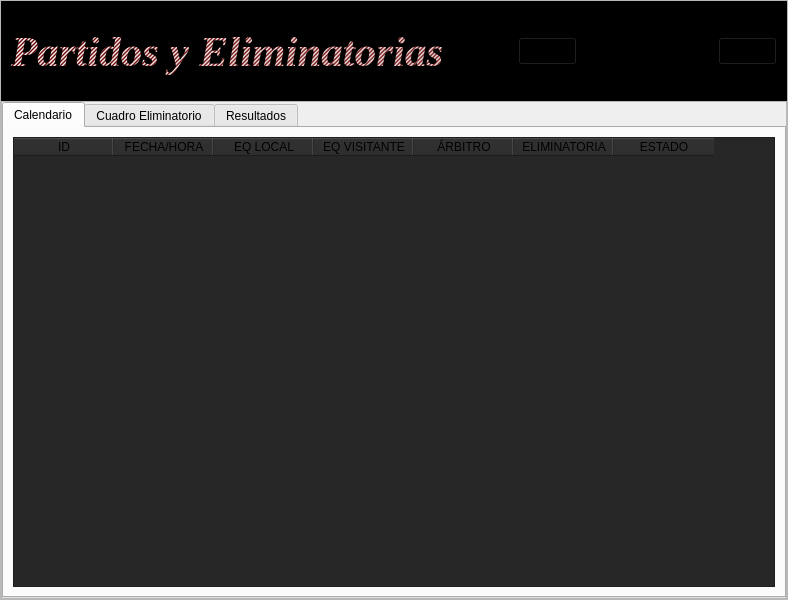
<?xml version="1.0" encoding="UTF-8"?>
<ui version="4.0">
 <class>Form</class>
 <widget class="QWidget" name="Form">
  <property name="geometry">
   <rect>
    <x>0</x>
    <y>0</y>
    <width>788</width>
    <height>600</height>
   </rect>
  </property>
  <property name="windowTitle">
   <string>Form</string>
  </property>
  <layout class="QVBoxLayout" name="verticalLayout">
   <property name="spacing">
    <number>0</number>
   </property>
   <property name="leftMargin">
    <number>0</number>
   </property>
   <property name="topMargin">
    <number>0</number>
   </property>
   <property name="rightMargin">
    <number>0</number>
   </property>
   <property name="bottomMargin">
    <number>0</number>
   </property>
   <item>
    <widget class="QFrame" name="frame">
     <property name="frameShape">
      <enum>QFrame::Shape::StyledPanel</enum>
     </property>
     <property name="frameShadow">
      <enum>QFrame::Shadow::Raised</enum>
     </property>
     <layout class="QVBoxLayout" name="verticalLayout_2" stretch="1,5">
      <property name="spacing">
       <number>0</number>
      </property>
      <property name="leftMargin">
       <number>0</number>
      </property>
      <property name="topMargin">
       <number>0</number>
      </property>
      <property name="rightMargin">
       <number>0</number>
      </property>
      <property name="bottomMargin">
       <number>0</number>
      </property>
      <item>
       <widget class="QFrame" name="frame_2">
        <property name="styleSheet">
         <string notr="true">background-color: rgb(0, 0, 0);</string>
        </property>
        <property name="frameShape">
         <enum>QFrame::Shape::StyledPanel</enum>
        </property>
        <property name="frameShadow">
         <enum>QFrame::Shadow::Raised</enum>
        </property>
        <layout class="QHBoxLayout" name="horizontalLayout">
         <item>
          <widget class="QLabel" name="titulo">
           <property name="font">
            <font>
             <family>Times New Roman</family>
             <pointsize>32</pointsize>
             <italic>true</italic>
             <bold>true</bold>
            </font>
           </property>
           <property name="styleSheet">
            <string notr="true">color: qlineargradient(spread:reflect, x1:0, y1:0, x2:1, y2:1, stop:0 rgba(106, 0, 0, 255), stop:1 rgba(255, 255, 255, 255));</string>
           </property>
           <property name="text">
            <string>Partidos y Eliminatorias</string>
           </property>
          </widget>
         </item>
         <item>
          <spacer name="horizontalSpacer">
           <property name="orientation">
            <enum>Qt::Orientation::Horizontal</enum>
           </property>
           <property name="sizeHint" stdset="0">
            <size>
             <width>40</width>
             <height>20</height>
            </size>
           </property>
          </spacer>
         </item>
         <item>
          <widget class="QPushButton" name="btn_nuevo">
           <property name="font">
            <font>
             <family>Times New Roman</family>
             <pointsize>13</pointsize>
             <bold>true</bold>
            </font>
           </property>
           <property name="text">
            <string/>
           </property>
           <property name="icon">
            <iconset>
             <normaloff>../../RESOURCES/iconos/add_16110940.png</normaloff>../../RESOURCES/iconos/add_16110940.png</iconset>
           </property>
           <property name="iconSize">
            <size>
             <width>32</width>
             <height>32</height>
            </size>
           </property>
          </widget>
         </item>
         <item>
          <spacer name="horizontalSpacer_2">
           <property name="orientation">
            <enum>Qt::Orientation::Horizontal</enum>
           </property>
           <property name="sizeHint" stdset="0">
            <size>
             <width>40</width>
             <height>20</height>
            </size>
           </property>
          </spacer>
         </item>
        
         <item>
          <spacer name="horizontalSpacer_3">
           <property name="orientation">
            <enum>Qt::Orientation::Horizontal</enum>
           </property>
           <property name="sizeHint" stdset="0">
            <size>
             <width>40</width>
             <height>20</height>
            </size>
           </property>
          </spacer>
         </item>
         <item>
          <widget class="QPushButton" name="btn_eliminar">
           <property name="font">
            <font>
             <family>Times New Roman</family>
             <pointsize>13</pointsize>
             <bold>true</bold>
            </font>
           </property>
           <property name="text">
            <string/>
           </property>
           <property name="icon">
            <iconset>
             <normaloff>../../RESOURCES/iconos/remove_7695824.png</normaloff>../../RESOURCES/iconos/remove_7695824.png</iconset>
           </property>
           <property name="iconSize">
            <size>
             <width>32</width>
             <height>32</height>
            </size>
           </property>
          </widget>
         </item>
        </layout>
       </widget>
      </item>
      <item>
       <widget class="QFrame" name="frame_3">
        <property name="frameShape">
         <enum>QFrame::Shape::StyledPanel</enum>
        </property>
        <property name="frameShadow">
         <enum>QFrame::Shadow::Raised</enum>
        </property>
        <layout class="QVBoxLayout" name="verticalLayout_3">
         <property name="spacing">
          <number>0</number>
         </property>
         <property name="leftMargin">
          <number>0</number>
         </property>
         <property name="topMargin">
          <number>0</number>
         </property>
         <property name="rightMargin">
          <number>0</number>
         </property>
         <property name="bottomMargin">
          <number>0</number>
         </property>
         <item>
          <widget class="QTabWidget" name="tabWidget">
           <property name="currentIndex">
            <number>0</number>
           </property>
           <widget class="QWidget" name="tab_calendario">
            <attribute name="title">
             <string>Calendario</string>
            </attribute>
            <layout class="QVBoxLayout" name="verticalLayout_4">
             <item>
              <widget class="QTableWidget" name="tabla_partidos">
               <property name="styleSheet">
                <string notr="true">background-color: rgb(39, 39, 39);</string>
               </property>
               <column>
                <property name="text">
                 <string>ID</string>
                </property>
                <property name="background">
                 <color>
                  <red>0</red>
                  <green>0</green>
                  <blue>0</blue>
                 </color>
                </property>
               </column>
               <column>
                <property name="text">
                 <string>FECHA/HORA</string>
                </property>
                <property name="background">
                 <color>
                  <red>85</red>
                  <green>0</green>
                  <blue>0</blue>
                 </color>
                </property>
               </column>
               <column>
                <property name="text">
                 <string>EQ LOCAL</string>
                </property>
                <property name="background">
                 <color>
                  <red>0</red>
                  <green>0</green>
                  <blue>0</blue>
                 </color>
                </property>
               </column>
               <column>
                <property name="text">
                 <string>EQ VISITANTE</string>
                </property>
                <property name="background">
                 <color>
                  <red>85</red>
                  <green>0</green>
                  <blue>0</blue>
                 </color>
                </property>
               </column>
               <column>
                <property name="text">
                 <string>ÁRBITRO</string>
                </property>
                <property name="background">
                 <color>
                  <red>0</red>
                  <green>0</green>
                  <blue>0</blue>
                 </color>
                </property>
               </column>
               <column>
                <property name="text">
                 <string>ELIMINATORIA</string>
                </property>
                <property name="background">
                 <color>
                  <red>85</red>
                  <green>0</green>
                  <blue>0</blue>
                 </color>
                </property>
               </column>
               <column>
                <property name="text">
                 <string>ESTADO</string>
                </property>
                <property name="background">
                 <color>
                  <red>0</red>
                  <green>0</green>
                  <blue>0</blue>
                 </color>
                </property>
               </column>
              </widget>
             </item>
            </layout>
           </widget>
           <widget class="QWidget" name="tab_eliminatorias">
            <attribute name="title">
             <string>Cuadro Eliminatorio</string>
            </attribute>
            <layout class="QVBoxLayout" name="verticalLayout_5">
             <item>
              <widget class="QTreeWidget" name="tree_eliminatorias">
               <column>
                <property name="text">
                 <string>Eliminatoria</string>
                </property>
                <property name="background">
                 <color>
                  <red>0</red>
                  <green>0</green>
                  <blue>0</blue>
                 </color>
                </property>
               </column>
               <column>
                <property name="text">
                 <string>Enfrentamientos</string>
                </property>
                <property name="background">
                 <color>
                  <red>85</red>
                  <green>0</green>
                  <blue>0</blue>
                 </color>
                </property>
               </column>
              </widget>
             </item>
            </layout>
           </widget>
           <widget class="QWidget" name="tab_resultados">
            <attribute name="title">
             <string>Resultados</string>
            </attribute>
            <layout class="QVBoxLayout" name="verticalLayout_6">
             <item>
              <widget class="QTableWidget" name="tabla_resultados">
               <column>
                <property name="text">
                 <string>FECHA</string>
                </property>
                <property name="background">
                 <color>
                  <red>85</red>
                  <green>0</green>
                  <blue>0</blue>
                 </color>
                </property>
               </column>
               <column>
                <property name="text">
                 <string>EQ LOCAL</string>
                </property>
                <property name="background">
                 <color>
                  <red>0</red>
                  <green>0</green>
                  <blue>0</blue>
                 </color>
                </property>
               </column>
               <column>
                <property name="text">
                 <string>RESULTADO</string>
                </property>
                <property name="background">
                 <color>
                  <red>85</red>
                  <green>0</green>
                  <blue>0</blue>
                 </color>
                </property>
               </column>
               <column>
                <property name="text">
                 <string>EQ VISITANTE</string>
                </property>
                <property name="background">
                 <color>
                  <red>0</red>
                  <green>0</green>
                  <blue>0</blue>
                 </color>
                </property>
               </column>
               <column>
                <property name="text">
                 <string>ELIMINATORIA</string>
                </property>
                <property name="background">
                 <color>
                  <red>85</red>
                  <green>0</green>
                  <blue>0</blue>
                 </color>
                </property>
               </column>
               <column>
                <property name="text">
                 <string>ÁRBITRO</string>
                </property>
                <property name="background">
                 <color>
                  <red>0</red>
                  <green>0</green>
                  <blue>0</blue>
                 </color>
                </property>
               </column>
              </widget>
             </item>
            </layout>
           </widget>
          </widget>
         </item>
        </layout>
       </widget>
      </item>
     </layout>
    </widget>
   </item>
  </layout>
 </widget>
 <resources/>
 <connections/>
</ui>
